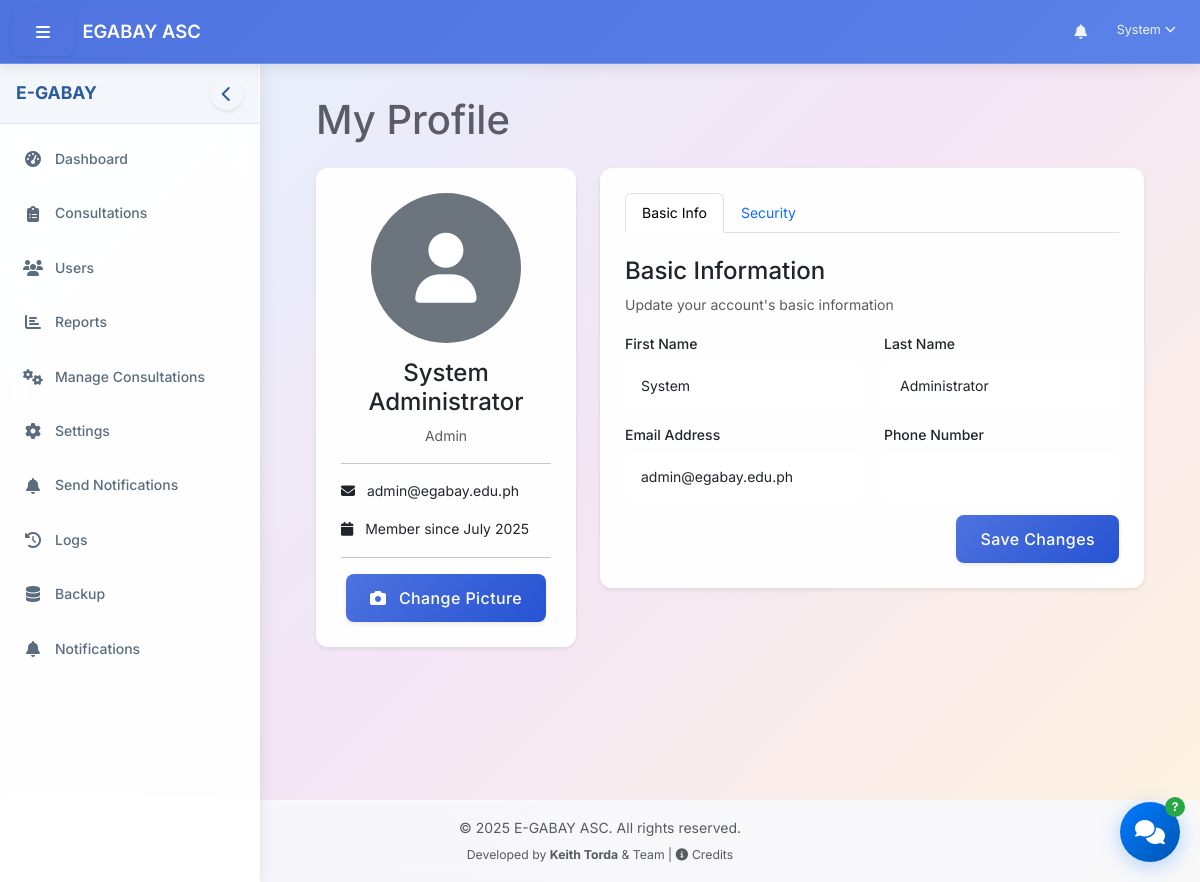
The app's page /profile.php (signed in) with its own data.
### tables this page shows
CREATE TABLE `users` (
  `user_id` int(11) NOT NULL AUTO_INCREMENT,
  `username` varchar(50) NOT NULL,
  `password` varchar(255) NOT NULL,
  `first_name` varchar(100) NOT NULL,
  `last_name` varchar(100) NOT NULL,
  `email` varchar(100) NOT NULL,
  `role_id` int(11) NOT NULL,
  `is_active` tinyint(1) DEFAULT 1,
  `last_login` datetime DEFAULT NULL,
  `created_at` timestamp NOT NULL DEFAULT current_timestamp(),
  `updated_at` timestamp NOT NULL DEFAULT current_timestamp() ON UPDATE current_timestamp(),
  `profile_picture` varchar(255) DEFAULT NULL,
  `verification_token` varchar(64) DEFAULT NULL,
  `is_verified` tinyint(1) NOT NULL DEFAULT 0,
  PRIMARY KEY (`user_id`),
  UNIQUE KEY `username` (`username`),
  UNIQUE KEY `email` (`email`),
  KEY `idx_users_role` (`role_id`),
  KEY `idx_users_username_fast` (`username`),
  KEY `idx_users_email_fast` (`email`),
  KEY `idx_users_verification_token` (`verification_token`),
  KEY `idx_users_active_verified` (`is_active`,`is_verified`),
  CONSTRAINT `users_ibfk_1` FOREIGN KEY (`role_id`) REFERENCES `roles` (`role_id`)
);

### includes/path_fix.php (called while the page is built, shortened)
<?php
$base_path = dirname(__DIR__);
?>

### includes/auth.php (called while the page is built, shortened)
<?php
require_once __DIR__ . '/path_fix.php';
function getUserRole() {
    return $_SESSION['role_name'] ?? null;
}
?>

### profile.php (the view, shortened to what this page needs)
<?php
require_once __DIR__ . '/includes/path_fix.php';
require_once $base_path . '/config/config.php';
require_once $base_path . '/classes/Auth.php';
$database = new Database();
$db = $database->getConnection();
$user_id = $_SESSION['user_id'];
$query = "SELECT * FROM users WHERE user_id = ?";
$stmt = $db->prepare($query);
$stmt->execute([$user_id]);
$user = $stmt->fetch(PDO::FETCH_ASSOC);
include_once $base_path . '/includes/header.php';
?>
<div class="container-fluid">
    <div class="row">
        <div class="col-12">
            <h1 class="mb-4">My Profile</h1>
        </div>
    </div>
    <div class="row">
        <div class="col-md-4 mb-4">
            <div class="card">
                <div class="card-body text-center">
                    <div class="profile-picture-container mb-3">
                        <?php if (!empty($user['profile_picture']) && file_exists($base_path . '/uploads/profile_pictures/' . $user['profile_picture'])): ?>
                            <img src="<?php echo SITE_URL; ?>/uploads/profile_pictures/<?php echo $user['profile_picture']; ?>" alt="Profile Picture" class="rounded-circle" width="150" height="150">
                        <?php else: ?>
                            <div class="profile-placeholder rounded-circle bg-secondary d-flex align-items-center justify-content-center" style="width: 150px; height: 150px; margin: 0 auto;">
                                <i class="fas fa-user fa-5x text-white"></i>
                            </div>
                        <?php endif; ?>
                    </div>
                    <h4><?php echo $user['first_name'] . ' ' . $user['last_name']; ?></h4>
                    <p class="text-muted"><?php echo ucfirst($role); ?></p>
                    <hr>
                    <div class="text-start">
                        <p><i class="fas fa-envelope me-2"></i> <?php echo $user['email']; ?></p>
                        <p><i class="fas fa-calendar me-2"></i> Member since <?php echo date('F Y', strtotime($user['created_at'])); ?></p>
                    </div>
                    <hr>
                    <button class="btn btn-primary" data-bs-toggle="modal" data-bs-target="#uploadProfilePictureModal">
                        <i class="fas fa-camera me-2"></i> Change Picture
                    </button>
                </div>
            </div>
        </div>
        <div class="col-md-8">
            <div class="card">
                <div class="card-body">
                    <ul class="nav nav-tabs" id="profileTabs" role="tablist">
                        <li class="nav-item" role="presentation">
                            <button class="nav-link active" id="basic-tab" data-bs-toggle="tab" data-bs-target="#basic" type="button" role="tab" aria-controls="basic" aria-selected="true">
                                Basic Info
                            </button>
                        </li>
                        <li class="nav-item" role="presentation">
                            <button class="nav-link" id="security-tab" data-bs-toggle="tab" data-bs-target="#security" type="button" role="tab" aria-controls="security" aria-selected="false">
                                Security
                            </button>
                        </li>
                    </ul>
                    <div class="tab-content pt-4" id="profileTabsContent">
                        <div class="tab-pane fade show active" id="basic" role="tabpanel" aria-labelledby="basic-tab">
                            <h4>Basic Information</h4>
                            <p class="text-muted">Update your account's basic information</p>
                            <form action="<?php echo htmlspecialchars($_SERVER['PHP_SELF']); ?>" method="post">
                                <div class="row mb-3">
                                    <div class="col-md-6">
                                        <label for="first_name" class="form-label">First Name</label>
                                        <input type="text" class="form-control" id="first_name" name="first_name" value="<?php echo $user['first_name']; ?>" required>
                                    </div>
                                    <div class="col-md-6">
                                        <label for="last_name" class="form-label">Last Name</label>
                                        <input type="text" class="form-control" id="last_name" name="last_name" value="<?php echo $user['last_name']; ?>" required>
                                    </div>
                                </div>
                                <div class="row mb-3">
                                    <div class="col-md-6">
                                        <label for="email" class="form-label">Email Address</label>
                                        <input type="email" class="form-control" id="email" name="email" value="<?php echo $user['email']; ?>" required>
                                    </div>
                                    <div class="col-md-6">
                                        <label for="phone" class="form-label">Phone Number</label>
                                        <input type="tel" class="form-control" id="phone" name="phone" value="<?php echo $user['phone'] ?? ''; ?>">
                                    </div>
                                </div>
                                <div class="text-end">
                                    <button type="submit" class="btn btn-primary">Save Changes</button>
                                </div>
                            </form>
                        </div>
                    </div>
                </div>
            </div>
        </div>
    </div>
</div>
<?php
include_once $base_path . '/includes/footer.php';
?>

### assets/css/style.css (style rules this page uses)
:root { --primary-color: #4e73df; --primary-light: #5a82e8; --primary-dark: #2653d3; --secondary-color: #858796; --success-color: #1cc88a; --info-color: #36b9cc; --warning-color: #f6c23e; --danger-color: #e74a3b; --light-color: #f8f9fc; --dark-color: #5a5c69; --gray-100: #f8f9fc; --gray-200: #eaecf4; --gray-300: #dddfeb; --gray-400: #d1d3e2; --gray-500: #b7b9cc; --gray-600: #858796; --gray-700: #6e707e; --gray-800: #5a5c69; --gray-900: #3a3b45; --border-radius: 8px; --border-radius-lg: 12px; --border-radius-xl: 16px; --shadow-sm: 0 2px 4px rgba(0,0,0,0.08); --shadow: 0 4px 6px rgba(0,0,0,0.1); --shadow-lg: 0 8px 16px rgba(0,0,0,0.15); --transition: all 0.1s ease; --sidebar-width: 250px; --navbar-height: 60px; --bg-heavenly: linear-gradient(135deg, #e3f2fd 0%, #f3e5f5 50%, #fff3e0 100%); }
:root { --transition: all 0.1s cubic-bezier(0.4, 0, 0.2, 1); }
body { background: var(--bg-heavenly) !important; background-attachment: fixed; font-family: 'Inter', system-ui, -apple-system, sans-serif; font-size: 0.875rem; line-height: 1.6; color: var(--dark-color); min-height: 100vh; }
.card { background: rgba(255, 255, 255, 0.95); backdrop-filter: blur(10px); border: 1px solid var(--border-color); border-radius: var(--border-radius-lg); box-shadow: var(--shadow-sm); transition: box-shadow 0.1s ease, transform 0.1s ease; overflow: hidden; border: 1px solid rgba(255, 255, 255, 0.2); }
.card-body { padding: 1.5rem; }
.btn { padding: 0.75rem 1.5rem; border-radius: var(--border-radius); font-weight: 500; letter-spacing: 0.025em; transition: background-color 0.1s ease, box-shadow 0.1s ease; border: none; cursor: pointer; box-shadow: var(--shadow-sm); }
.btn-primary { background: linear-gradient(135deg, var(--primary-color) 0%, var(--primary-dark) 100%); color: white; }
.form-control { border: 2px solid var(--border-color); border-radius: var(--border-radius); padding: 0.75rem 1rem; transition: border-color 0.1s ease, box-shadow 0.1s ease; font-size: 0.875rem; background: rgba(255, 255, 255, 0.9); }
.form-label { font-weight: 500; color: var(--text-color); margin-bottom: 0.5rem; }

### includes/header.php (style rules this page uses)
:root { --bs-primary: #2c5aa0; --bs-primary-rgb: 44, 90, 160; --bs-secondary: #6c7293; --bs-success: #00a65a; --bs-info: #00c0ef; --bs-warning: #f39c12; --bs-danger: #dd4b39; --bs-light: #f8f9fa; --bs-dark: #2f3349; --sidebar-width: 260px; --navbar-height: 64px; }
body { display: flex; min-height: 100vh; flex-direction: column; background: linear-gradient(135deg, #e3f2fd 0%, #f3e5f5 50%, #fff3e0 100%); background-attachment: fixed; font-family: 'Inter', system-ui, -apple-system, sans-serif; }

### records on screen
users: first_name "System", last_name "Administrator", email "admin@egabay.edu.ph", created_at "July 2025"

### other values on screen
$_SESSION['first_name'] "System"
$role "Admin"
